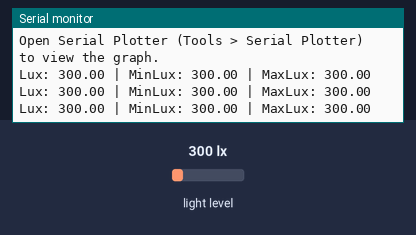
Recording of a sketch running on a simulated Arduino Uno, built with avr-gcc and run on an emulated ATmega328P. Shown: the last lines printed to the serial monitor. Inputs (shaded band) come from the test bench; at power-on: light level 300 lx.

Above: at 1.3 s.
1.4 s: light level set to 40 lx
At 1.9 s:
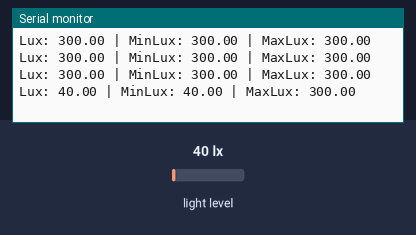
2.9 s: light level set to 500 lx
At 3.5 s:
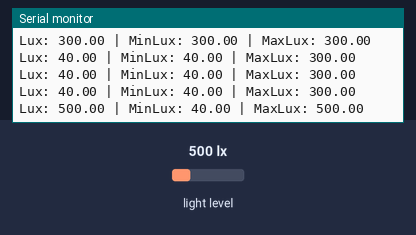
Timing chart, 0 to 5.9 s (numbered marks = the images above; inputs shaded):
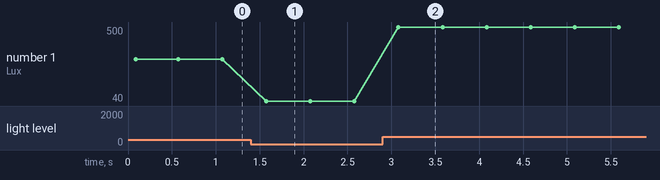

Measured:
- after the input at 1.4 s, the serial monitor: prints a new line after 0.17 s (image 1)
- after the input at 2.9 s, the serial monitor: prints a new line after 0.18 s (image 2)
- plotted number 1: 300 → 40 after the input at 1.4 s, 40 → 500 after the input at 2.9 s

The sketch:

BH1750Range.ino
```cpp
#include <Wire.h>
#include <BH1750.h>

BH1750 lightMeter;

// Variables to calculate sensitivity and response time
float minLux = 10000;
float maxLux = 0;

void setup() {
  Serial.begin(9600);

  // Initialize the I2C bus
  Wire.begin();

  // Initialize the BH1750 sensor
  lightMeter.begin();

  Serial.println(F("BH1750 Test begin"));

  // Inform the user how to use the Serial Plotter
  Serial.println("Open Serial Plotter (Tools > Serial Plotter) to view the graph.");
}

void loop() {
  float lux = lightMeter.readLightLevel();
  if(lux<minLux)minLux=lux;
  if(lux>maxLux)maxLux=lux;


  // Print light level, sensitivity, and minimum sensitivity for plotting
  Serial.print("Lux: ");
  Serial.print(lux); // Light level (lux)
  Serial.print(" | MinLux: ");
  Serial.print(minLux); // Light level (lux)
  Serial.print(" | MaxLux: ");
  Serial.println(maxLux); // Light level (lux)

  // Update the lastLux variable for the next loop

  delay(500); // Adjust the sampling interval if needed
}
```
